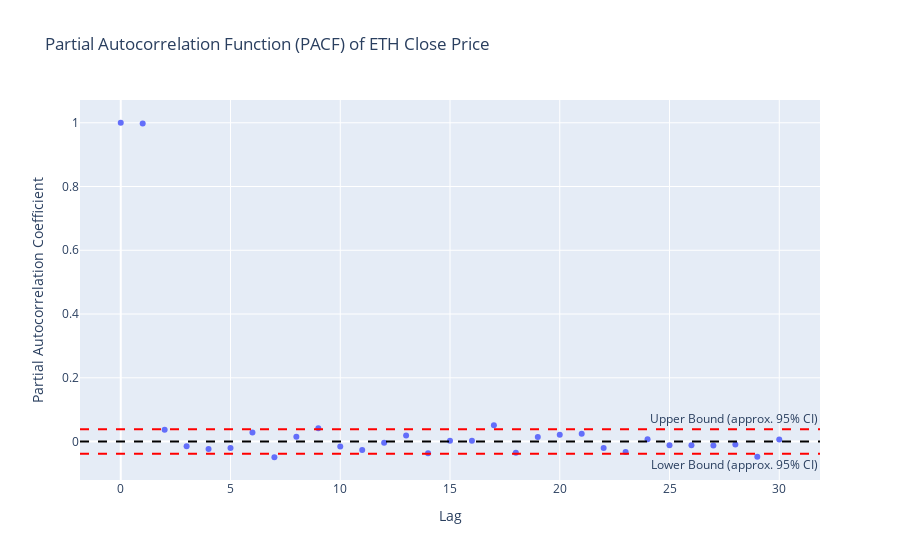

Write notebook code for a chart like this one.
### Code cell
# Calculate Partial Autocorrelation Function (PACF)
pacf_values = ts.pacf(eth_data['Close'], nlags=30, method='ywmle') # You can explore different methods
pacf_df = pd.DataFrame({'Lag': range(31), 'PACF': pacf_values})

fig_pacf_px = px.scatter(pacf_df, x='Lag', y='PACF',
                         title='Partial Autocorrelation Function (PACF) of ETH Close Price',
                         labels={'PACF': 'Partial Autocorrelation Coefficient'})
fig_pacf_px.add_hline(y=0, line_dash="dash", line_color="black")
fig_pacf_px.add_hline(y=1.96/len(eth_data['Close'])**0.5, line_dash="dash", line_color="red", annotation_text="Upper Bound (approx. 95% CI)", annotation_position="top right")
fig_pacf_px.add_hline(y=-1.96/len(eth_data['Close'])**0.5, line_dash="dash", line_color="red", annotation_text="Lower Bound (approx. 95% CI)", annotation_position="bottom right")
fig_pacf_px.show()

### Figure 1 — Plotly figure (JSON) as saved in the notebook; plotly's stock layout.template omitted (floating-point values rounded to 4 significant figures)
{"data": [{"hovertemplate": "Lag=%{x}<br>Partial Autocorrelation Coefficient=%{y}<extra></extra>", "legendgroup": "", "marker": {"color": "#636efa", "symbol": "circle"}, "mode": "markers", "name": "", "orientation": "v", "showlegend": false, "type": "scatter", "x": [0, 1, 2, 3, 4, 5, 6, 7, 8, 9, 10, 11, 12, 13, 14, 15, 16, 17, 18, 19, 20, 21, 22, 23, 24, 25, 26, 27, 28, 29, 30], "xaxis": "x", "y": [1.0, 0.9973, 0.03702, -0.01438, -0.02363, -0.02056, 0.02856, -0.04921, 0.01526, 0.04142, -0.01513, -0.02616, -0.003911, 0.01915, -0.03642, 0.002817, 0.002692, 0.05099, -0.03539, 0.01422, 0.02169, 0.02441, -0.02016, -0.0326, 0.006897, -0.01155, -0.01161, -0.01204, -0.009331, -0.04747, 0.006464], "yaxis": "y"}], "layout": {"annotations": [{"showarrow": false, "text": "Upper Bound (approx. 95% CI)", "x": 1, "xanchor": "right", "xref": "x domain", "y": 0.03837, "yanchor": "bottom", "yref": "y"}, {"showarrow": false, "text": "Lower Bound (approx. 95% CI)", "x": 1, "xanchor": "right", "xref": "x domain", "y": -0.03837, "yanchor": "top", "yref": "y"}], "legend": {"tracegroupgap": 0}, "shapes": [{"line": {"color": "black", "dash": "dash"}, "type": "line", "x0": 0, "x1": 1, "xref": "x domain", "y0": 0, "y1": 0, "yref": "y"}, {"line": {"color": "red", "dash": "dash"}, "type": "line", "x0": 0, "x1": 1, "xref": "x domain", "y0": 0.03837, "y1": 0.03837, "yref": "y"}, {"line": {"color": "red", "dash": "dash"}, "type": "line", "x0": 0, "x1": 1, "xref": "x domain", "y0": -0.03837, "y1": -0.03837, "yref": "y"}], "title": {"text": "Partial Autocorrelation Function (PACF) of ETH Close Price"}, "xaxis": {"anchor": "y", "domain": [0, 1], "title": {"text": "Lag"}}, "yaxis": {"anchor": "x", "domain": [0, 1], "title": {"text": "Partial Autocorrelation Coefficient"}}}}
